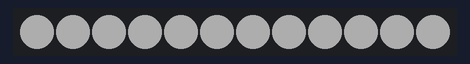
Simulated run of this sketch. Board: Arduino Uno, built with avr-gcc and run on an emulated ATmega328P. Shown: 12 RGB LEDs in strip order, left to right. Dim RGB values are drawn brighter than linear.

Above: at 0.1 s.
At 0.9 s:
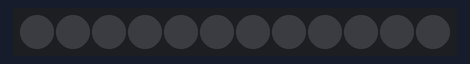

The sketch:

12bit_rgbLED_example.ino
```cpp
#include <Adafruit_NeoPixel.h>

int LED_PIN = 6;    // Connect to D (DIN)
int LED_COUNT = 12; // 12 LEDs on ring

// NEO_GRB   → color order used by WS2812 LEDs (Green, Red, Blue)
// NEO_KHZ800 → communication speed (800 kHz signal required by WS2812)
Adafruit_NeoPixel strip(LED_COUNT, LED_PIN, NEO_GRB + NEO_KHZ800); // Create a NeoPixel LED strip object

void setup()
{
    // put your setup code here, to run once:
    strip.begin();
    strip.setBrightness(50); // Low Brightness
    strip.show();            // Turn OFF all LEDs
}

void loop()
{
    // put your main code here, to run repeatedly:
    // ⚪ WHITE
    setColor(255, 255, 255);
    delay(800);

    // ⚫ OFF
    setColor(0, 0, 0);
    delay(800);
}

void setColor(int r, int g, int b)
{
    for (int i = 0; i < LED_COUNT; i++)
    {
        strip.setPixelColor(i, strip.Color(r, g, b));
    }
    strip.show();
}
```

Measured:
- what the display in image 1 shows lasts 0.8 s, from 0.8 s to 1.6 s
